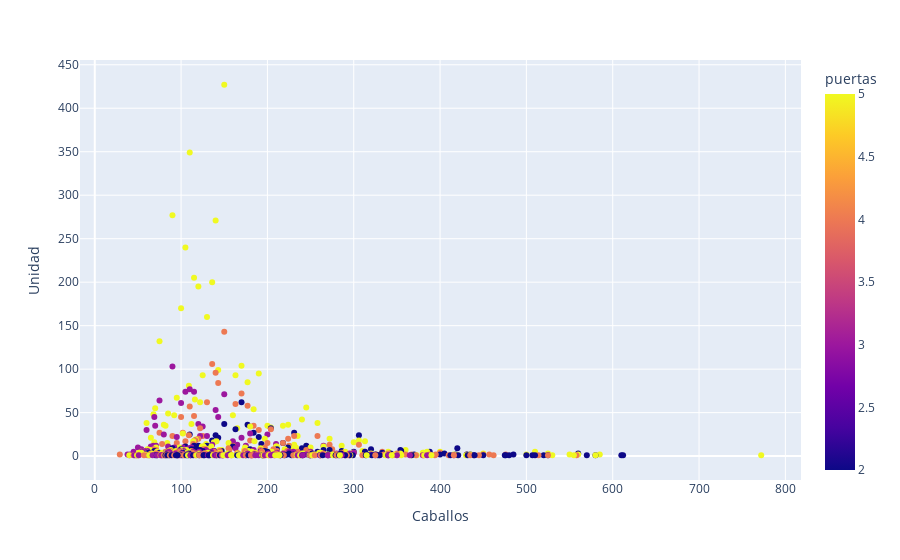

Notebook cell for this chart:
### Code cell
#¿Los coches de 2 puertas tienen más caballos?, ¿hay correlación?


caballos=analisis.groupby(['Caballos','puertas'])['Unidad'].sum().reset_index().sort_values('Unidad',ascending=False)

fig = px.scatter(caballos, x="Caballos", y="Unidad", color='puertas')
fig.show()

#aparentemente no

### Figure 1 — Plotly figure (JSON) as saved in the notebook; plotly's stock layout.template omitted (floating-point values rounded to 4 significant figures; data arrays with more than 128 entries replaced by an {"elided": "..."} marker saying what was removed)
{"data": [{"hovertemplate": "Caballos=%{x}<br>Unidad=%{y}<br>puertas=%{marker.color}<extra></extra>", "legendgroup": "", "marker": {"color": {"elided": "638 int values"}, "coloraxis": "coloraxis", "symbol": "circle"}, "mode": "markers", "name": "", "orientation": "v", "showlegend": false, "type": "scatter", "x": {"elided": "638 int values"}, "xaxis": "x", "y": {"elided": "638 int values"}, "yaxis": "y"}], "layout": {"coloraxis": {"colorbar": {"title": {"text": "puertas"}}, "colorscale": [[0, "#0d0887"], [0.1111, "#46039f"], [0.2222, "#7201a8"], [0.3333, "#9c179e"], [0.4444, "#bd3786"], [0.5556, "#d8576b"], [0.6667, "#ed7953"], [0.7778, "#fb9f3a"], [0.8889, "#fdca26"], [1, "#f0f921"]]}, "legend": {"tracegroupgap": 0}, "margin": {"t": 60}, "xaxis": {"anchor": "y", "domain": [0, 1], "title": {"text": "Caballos"}}, "yaxis": {"anchor": "x", "domain": [0, 1], "title": {"text": "Unidad"}}}}
